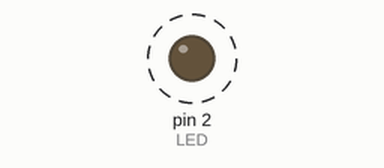
This sketch was run on a simulated Arduino Uno, built with avr-gcc and run on an emulated ATmega328P. Parts: output pins drawn as LEDs (lit = HIGH). Dashed ring = blinking.

Above: at 0.5 s.
Timing chart, 0 to 4.6 s (numbered marks = the images above):
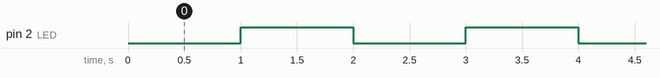

The sketch:

led_blinking_01.ino
```cpp
int LED = 2;      // Assign LED to pin GPIO2

void setup() {
    // initialize GPIO2 as an output
    pinMode(LED, OUTPUT);
}

// the loop function runs forever
void loop() {
    digitalWrite(LED, LOW);     // turn the LED off
    delay(1000);                // wait for a second
    digitalWrite(LED, HIGH);    // turn the LED on
    delay(1000);
}
```

Measured:
- by itself, pin 2 (LED): alternates HIGH for 1.0 s and LOW for 1.0 s
